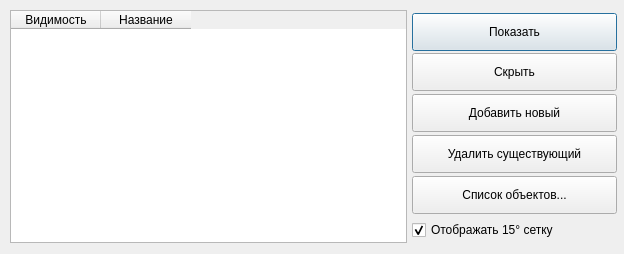
<?xml version="1.0" encoding="UTF-8"?>
<ui version="4.0">
 <class>TLayerCtrl</class>
 <widget class="QDialog" name="TLayerCtrl">
  <property name="geometry">
   <rect>
    <x>0</x>
    <y>0</y>
    <width>624</width>
    <height>254</height>
   </rect>
  </property>
  <property name="windowTitle">
   <string>Управление слоями</string>
  </property>
  <property name="windowIcon">
   <iconset resource="IconsForMenu.qrc">
    <normaloff>:/1/Picture/Pic1.ico</normaloff>:/1/Picture/Pic1.ico</iconset>
  </property>
  <widget class="QPushButton" name="pushButton">
   <property name="geometry">
    <rect>
     <x>412</x>
     <y>13</y>
     <width>205</width>
     <height>38</height>
    </rect>
   </property>
   <property name="minimumSize">
    <size>
     <width>111</width>
     <height>38</height>
    </size>
   </property>
   <property name="font">
    <font>
     <family>Segoe UI</family>
     <pointsize>9</pointsize>
    </font>
   </property>
   <property name="text">
    <string>Показать</string>
   </property>
  </widget>
  <widget class="QTableWidget" name="LayerGrid">
   <property name="geometry">
    <rect>
     <x>10</x>
     <y>10</y>
     <width>397</width>
     <height>233</height>
    </rect>
   </property>
   <property name="selectionMode">
    <enum>QAbstractItemView::SingleSelection</enum>
   </property>
   <property name="selectionBehavior">
    <enum>QAbstractItemView::SelectRows</enum>
   </property>
   <attribute name="horizontalHeaderDefaultSectionSize">
    <number>90</number>
   </attribute>
   <attribute name="verticalHeaderDefaultSectionSize">
    <number>25</number>
   </attribute>
   <attribute name="verticalHeaderMinimumSectionSize">
    <number>15</number>
   </attribute>
   <column>
    <property name="text">
     <string>Видимость</string>
    </property>
   </column>
   <column>
    <property name="text">
     <string>Название</string>
    </property>
   </column>
  </widget>
  <widget class="QPushButton" name="pushButton_2">
   <property name="geometry">
    <rect>
     <x>412</x>
     <y>53</y>
     <width>205</width>
     <height>38</height>
    </rect>
   </property>
   <property name="minimumSize">
    <size>
     <width>111</width>
     <height>38</height>
    </size>
   </property>
   <property name="font">
    <font>
     <family>Segoe UI</family>
     <pointsize>9</pointsize>
    </font>
   </property>
   <property name="text">
    <string>Скрыть</string>
   </property>
  </widget>
  <widget class="QPushButton" name="pushButton_3">
   <property name="geometry">
    <rect>
     <x>412</x>
     <y>94</y>
     <width>205</width>
     <height>38</height>
    </rect>
   </property>
   <property name="minimumSize">
    <size>
     <width>111</width>
     <height>38</height>
    </size>
   </property>
   <property name="font">
    <font>
     <family>Segoe UI</family>
     <pointsize>9</pointsize>
    </font>
   </property>
   <property name="text">
    <string>Добавить новый</string>
   </property>
  </widget>
  <widget class="QPushButton" name="pushButton_4">
   <property name="geometry">
    <rect>
     <x>412</x>
     <y>135</y>
     <width>205</width>
     <height>38</height>
    </rect>
   </property>
   <property name="minimumSize">
    <size>
     <width>111</width>
     <height>38</height>
    </size>
   </property>
   <property name="font">
    <font>
     <family>Segoe UI</family>
     <pointsize>9</pointsize>
    </font>
   </property>
   <property name="text">
    <string>Удалить существующий</string>
   </property>
  </widget>
  <widget class="QCheckBox" name="CheckGrid15">
   <property name="geometry">
    <rect>
     <x>412</x>
     <y>220</y>
     <width>205</width>
     <height>20</height>
    </rect>
   </property>
   <property name="font">
    <font>
     <family>Tahoma</family>
     <pointsize>9</pointsize>
    </font>
   </property>
   <property name="text">
    <string>Отображать 15° сетку</string>
   </property>
   <property name="checked">
    <bool>true</bool>
   </property>
  </widget>
  <widget class="QPushButton" name="pushButton_5">
   <property name="geometry">
    <rect>
     <x>412</x>
     <y>176</y>
     <width>205</width>
     <height>38</height>
    </rect>
   </property>
   <property name="minimumSize">
    <size>
     <width>111</width>
     <height>38</height>
    </size>
   </property>
   <property name="font">
    <font>
     <family>Segoe UI</family>
     <pointsize>9</pointsize>
    </font>
   </property>
   <property name="text">
    <string>Список объектов...</string>
   </property>
  </widget>
 </widget>
 <resources>
  <include location="IconsForMenu.qrc"/>
 </resources>
 <connections/>
</ui>
